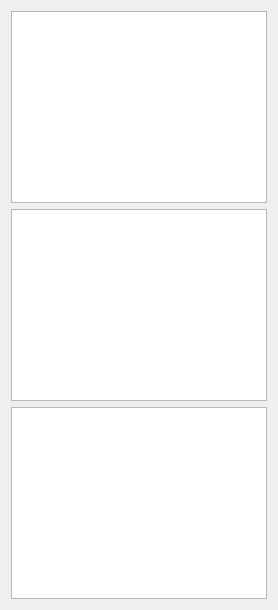
        <widget class="QWidget" name="tab">
         <attribute name="title">
          <string>Longitudinal Feedbacks (2/2)</string>
         </attribute>
         <layout class="QGridLayout" name="gridLayout_8">
          <item row="1" column="0">
           <widget class="PyDMArchiverTimePlot" name="plot_l2_blen">
            <property name="sizePolicy">
             <sizepolicy hsizetype="Preferred" vsizetype="Preferred">
              <horstretch>0</horstretch>
              <verstretch>0</verstretch>
             </sizepolicy>
            </property>
            <property name="toolTip">
             <string/>
            </property>
            <property name="showXGrid">
             <bool>true</bool>
            </property>
            <property name="yAxes">
             <stringlist>
              <string>{&quot;name&quot;: &quot;Axis 1&quot;, &quot;orientation&quot;: &quot;left&quot;, &quot;label&quot;: &quot;degS&quot;, &quot;minRange&quot;: -1.04, &quot;maxRange&quot;: 1.04, &quot;autoRange&quot;: true, &quot;logMode&quot;: false}</string>
              <string>{&quot;name&quot;: &quot;Axis 2&quot;, &quot;orientation&quot;: &quot;right&quot;, &quot;label&quot;: null, &quot;minRange&quot;: -1.04, &quot;maxRange&quot;: 1.04, &quot;autoRange&quot;: true, &quot;logMode&quot;: false}</string>
             </stringlist>
            </property>
            <property name="showLegend">
             <bool>true</bool>
            </property>
            <property name="updateMode" stdset="0">
             <enum>PyDMTimePlot::OnValueChange</enum>
            </property>
            <property name="timeSpan">
             <double>86400.000000000000000</double>
            </property>
            <property name="updateInterval">
             <double>60.000000000000000</double>
            </property>
            <property name="autoRangeY">
             <bool>false</bool>
            </property>
            <property name="curves">
             <stringlist>
              <string>{&quot;useArchiveData&quot;: true, &quot;liveData&quot;: null, &quot;channel&quot;: &quot;BLEN:LI14:888:BZ14888B_S_SUM&quot;, &quot;plot_style&quot;: null, &quot;name&quot;: &quot;BLEN:LI11:359:BZ11359B_S_SUM&quot;, &quot;color&quot;: &quot;#8a8a8a&quot;, &quot;lineStyle&quot;: 1, &quot;lineWidth&quot;: 0, &quot;symbol&quot;: null, &quot;symbolSize&quot;: 10, &quot;yAxisName&quot;: &quot;Axis 2&quot;, &quot;barWidth&quot;: null, &quot;upperThreshold&quot;: null, &quot;lowerThreshold&quot;: null, &quot;thresholdColor&quot;: &quot;white&quot;}</string>
              <string>{&quot;useArchiveData&quot;: true, &quot;liveData&quot;: null, &quot;channel&quot;: &quot;LI12:SBST:1:PHAS&quot;, &quot;plot_style&quot;: null, &quot;name&quot;: &quot;LI12:SBST:1:PHAS&quot;, &quot;color&quot;: &quot;red&quot;, &quot;lineStyle&quot;: 1, &quot;lineWidth&quot;: 1, &quot;symbol&quot;: null, &quot;symbolSize&quot;: 10, &quot;yAxisName&quot;: &quot;Axis 1&quot;, &quot;barWidth&quot;: null, &quot;upperThreshold&quot;: null, &quot;lowerThreshold&quot;: null, &quot;thresholdColor&quot;: &quot;white&quot;}</string>
              <string>{&quot;useArchiveData&quot;: true, &quot;liveData&quot;: null, &quot;channel&quot;: &quot;LI13:SBST:1:PHAS&quot;, &quot;plot_style&quot;: null, &quot;name&quot;: &quot;LI13:SBST:1:PHAS&quot;, &quot;color&quot;: &quot;dodgerblue&quot;, &quot;lineStyle&quot;: 1, &quot;lineWidth&quot;: 1, &quot;symbol&quot;: null, &quot;symbolSize&quot;: 10, &quot;yAxisName&quot;: &quot;Axis 1&quot;, &quot;barWidth&quot;: null, &quot;upperThreshold&quot;: null, &quot;lowerThreshold&quot;: null, &quot;thresholdColor&quot;: &quot;white&quot;}</string>
              <string>{&quot;useArchiveData&quot;: true, &quot;liveData&quot;: null, &quot;channel&quot;: &quot;LI14:SBST:1:PHAS&quot;, &quot;plot_style&quot;: null, &quot;name&quot;: &quot;LI14:SBST:1:PHAS&quot;, &quot;color&quot;: &quot;forestgreen&quot;, &quot;lineStyle&quot;: 1, &quot;lineWidth&quot;: 1, &quot;symbol&quot;: null, &quot;symbolSize&quot;: 10, &quot;yAxisName&quot;: &quot;Axis 1&quot;, &quot;barWidth&quot;: null, &quot;upperThreshold&quot;: null, &quot;lowerThreshold&quot;: null, &quot;thresholdColor&quot;: &quot;white&quot;}</string>
             </stringlist>
            </property>
           </widget>
          </item>
          <item row="0" column="0">
           <widget class="PyDMArchiverTimePlot" name="plot_l1_blen">
            <property name="sizePolicy">
             <sizepolicy hsizetype="Preferred" vsizetype="Preferred">
              <horstretch>0</horstretch>
              <verstretch>0</verstretch>
             </sizepolicy>
            </property>
            <property name="toolTip">
             <string/>
            </property>
            <property name="showXGrid">
             <bool>true</bool>
            </property>
            <property name="yAxes">
             <stringlist>
              <string>{&quot;name&quot;: &quot;Axis 1&quot;, &quot;orientation&quot;: &quot;left&quot;, &quot;label&quot;: &quot;degS&quot;, &quot;minRange&quot;: -1.04, &quot;maxRange&quot;: 1.04, &quot;autoRange&quot;: true, &quot;logMode&quot;: false}</string>
              <string>{&quot;name&quot;: &quot;Axis 2&quot;, &quot;orientation&quot;: &quot;right&quot;, &quot;label&quot;: null, &quot;minRange&quot;: -1.04, &quot;maxRange&quot;: 1.04, &quot;autoRange&quot;: true, &quot;logMode&quot;: false}</string>
             </stringlist>
            </property>
            <property name="showLegend">
             <bool>true</bool>
            </property>
            <property name="updateMode" stdset="0">
             <enum>PyDMTimePlot::OnValueChange</enum>
            </property>
            <property name="timeSpan">
             <double>86400.000000000000000</double>
            </property>
            <property name="updateInterval">
             <double>60.000000000000000</double>
            </property>
            <property name="autoRangeY">
             <bool>false</bool>
            </property>
            <property name="curves">
             <stringlist>
              <string>{&quot;useArchiveData&quot;: true, &quot;liveData&quot;: null, &quot;channel&quot;: &quot;BLEN:LI11:359:BZ11359B_S_SUM&quot;, &quot;plot_style&quot;: null, &quot;name&quot;: &quot;BLEN:LI11:359:BZ11359B_S_SUM&quot;, &quot;color&quot;: &quot;#8a8a8a&quot;, &quot;lineStyle&quot;: 1, &quot;lineWidth&quot;: 0, &quot;symbol&quot;: null, &quot;symbolSize&quot;: 10, &quot;yAxisName&quot;: &quot;Axis 2&quot;, &quot;barWidth&quot;: null, &quot;upperThreshold&quot;: null, &quot;lowerThreshold&quot;: null, &quot;thresholdColor&quot;: &quot;white&quot;}</string>
              <string>{&quot;useArchiveData&quot;: true, &quot;liveData&quot;: null, &quot;channel&quot;: &quot;KLYS:LI11:11:SSSB_PDES&quot;, &quot;plot_style&quot;: null, &quot;name&quot;: &quot;KLYS:LI11:11:SSSB_PDES&quot;, &quot;color&quot;: &quot;red&quot;, &quot;lineStyle&quot;: 1, &quot;lineWidth&quot;: 1, &quot;symbol&quot;: null, &quot;symbolSize&quot;: 10, &quot;yAxisName&quot;: &quot;Axis 1&quot;, &quot;barWidth&quot;: null, &quot;upperThreshold&quot;: null, &quot;lowerThreshold&quot;: null, &quot;thresholdColor&quot;: &quot;white&quot;}</string>
              <string>{&quot;useArchiveData&quot;: true, &quot;liveData&quot;: null, &quot;channel&quot;: &quot;KLYS:LI11:21:SSSB_PDES&quot;, &quot;plot_style&quot;: null, &quot;name&quot;: &quot;KLYS:LI11:21:SSSB_PDES&quot;, &quot;color&quot;: &quot;dodgerblue&quot;, &quot;lineStyle&quot;: 1, &quot;lineWidth&quot;: 1, &quot;symbol&quot;: null, &quot;symbolSize&quot;: 10, &quot;yAxisName&quot;: &quot;Axis 1&quot;, &quot;barWidth&quot;: null, &quot;upperThreshold&quot;: null, &quot;lowerThreshold&quot;: null, &quot;thresholdColor&quot;: &quot;white&quot;}</string>
             </stringlist>
            </property>
           </widget>
          </item>
          <item row="2" column="0">
           <widget class="PyDMArchiverTimePlot" name="plot_l3_blen">
            <property name="sizePolicy">
             <sizepolicy hsizetype="Preferred" vsizetype="Preferred">
              <horstretch>0</horstretch>
              <verstretch>0</verstretch>
             </sizepolicy>
            </property>
            <property name="toolTip">
             <string/>
            </property>
            <property name="showXGrid">
             <bool>true</bool>
            </property>
            <property name="yAxes">
             <stringlist>
              <string>{&quot;name&quot;: &quot;Axis 1&quot;, &quot;orientation&quot;: &quot;left&quot;, &quot;label&quot;: &quot;degS&quot;, &quot;minRange&quot;: -1.04, &quot;maxRange&quot;: 1.04, &quot;autoRange&quot;: true, &quot;logMode&quot;: false}</string>
              <string>{&quot;name&quot;: &quot;Axis 2&quot;, &quot;orientation&quot;: &quot;right&quot;, &quot;label&quot;: null, &quot;minRange&quot;: -1.04, &quot;maxRange&quot;: 1.04, &quot;autoRange&quot;: true, &quot;logMode&quot;: false}</string>
             </stringlist>
            </property>
            <property name="showLegend">
             <bool>true</bool>
            </property>
            <property name="updateMode" stdset="0">
             <enum>PyDMTimePlot::OnValueChange</enum>
            </property>
            <property name="timeSpan">
             <double>86400.000000000000000</double>
            </property>
            <property name="updateInterval">
             <double>60.000000000000000</double>
            </property>
            <property name="autoRangeY">
             <bool>false</bool>
            </property>
            <property name="curves">
             <stringlist>
              <string>{&quot;useArchiveData&quot;: true, &quot;liveData&quot;: null, &quot;channel&quot;: &quot;BLEN:LI20:3014:BZ203014B_S_SUM&quot;, &quot;plot_style&quot;: null, &quot;name&quot;: &quot;BLEN:LI11:359:BZ11359B_S_SUM&quot;, &quot;color&quot;: &quot;#8a8a8a&quot;, &quot;lineStyle&quot;: 1, &quot;lineWidth&quot;: 0, &quot;symbol&quot;: null, &quot;symbolSize&quot;: 10, &quot;yAxisName&quot;: &quot;Axis 2&quot;, &quot;barWidth&quot;: null, &quot;upperThreshold&quot;: null, &quot;lowerThreshold&quot;: null, &quot;thresholdColor&quot;: &quot;white&quot;}</string>
             </stringlist>
            </property>
           </widget>
          </item>
         </layout>
        </widget>
